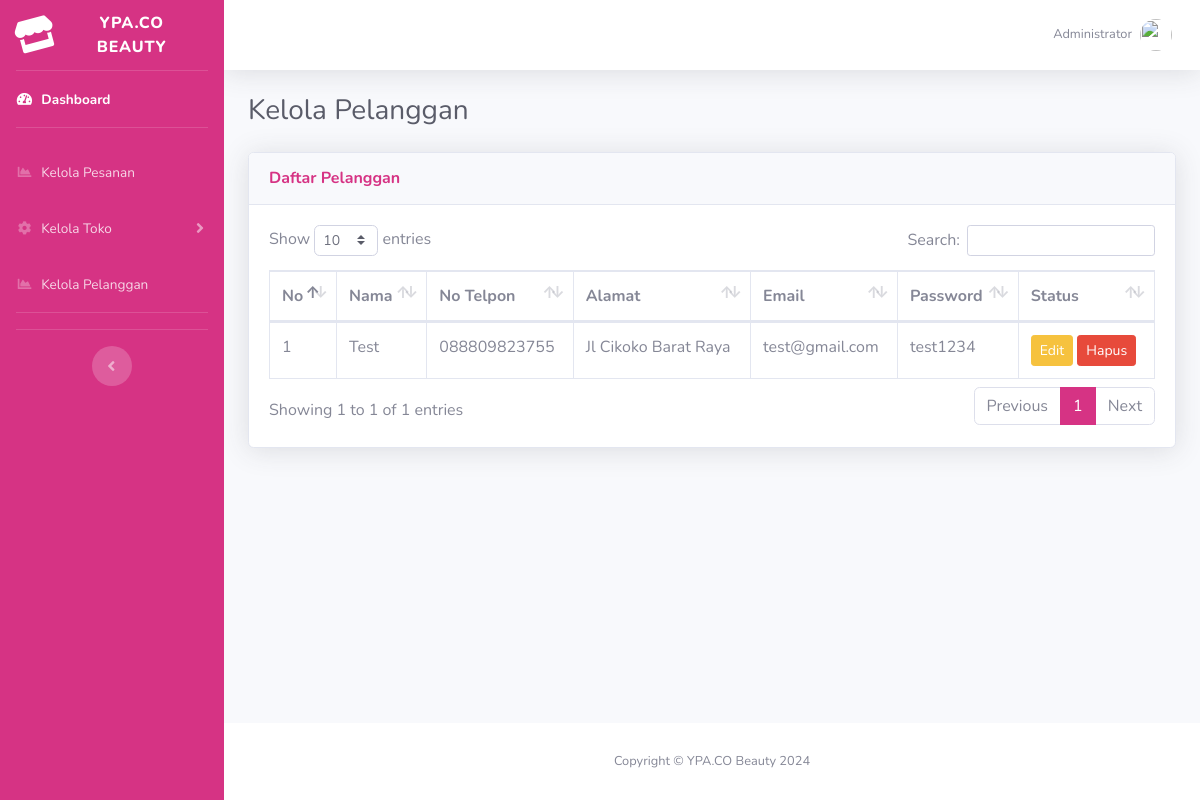
/dashboard/kelola-pelanggan/index.php, run on the app's committed database.
### tables this page shows
CREATE TABLE `tb_users` (
  `id_user` int NOT NULL,
  `nama_lengkap` varchar(50) NOT NULL,
  `email` varchar(30) NOT NULL,
  `password` varchar(40) NOT NULL,
  `no_telp` varchar(20) NOT NULL,
  `alamat` text NOT NULL,
  `role` varchar(10) NOT NULL
);

### dashboard/kelola-pelanggan/index.php (the view, shortened to what this page needs)
<?php
require_once '../../config/koneksi.php';
$query = "SELECT * FROM `tb_users` WHERE `role` != 'admin'";
$result = mysqli_query($koneksi, $query);
$no = 1;
?>
<!DOCTYPE html>
<html lang="en">
<head>
    <?php
    require_once '../../partikel/head-admin.php';
    ?>
</head>
<body id="page-top">
    <div id="wrapper">
        <?php
        require_once '../../partikel/sidebar-admin.php'
        ?>
        <div id="content-wrapper" class="d-flex flex-column">
            <div id="content">
                <?php
                require_once '../../partikel/topbar-admin.php';
                ?>
                <div class="container-fluid">
                    <div class="d-sm-flex align-items-center justify-content-between mb-4">
                        <h1 class="h3 mb-0 text-gray-800">Kelola Pelanggan</h1>
                    </div>
                    <div class="card shadow mb-4">
                        <div class="card-header py-3 d-flex justify-content-between align-items-center">
                            <h6 class="m-0 font-weight-bold text-primary">Daftar Pelanggan</h6>
                        </div>
                        <div class="card-body">
                            <div class="table-responsive">
                                <table class="table table-bordered" id="dataTable" width="100%" cellspacing="0">
                                    <thead>
                                        <tr>
                                            <th>No</th>
                                            <th>Nama</th>
                                            <th>No Telpon</th>
                                            <th>Alamat</th>
                                            <th>Email</th>
                                            <th>Password</th>
                                            <th>Status</th>
                                        </tr>
                                    </thead>
                                    <tbody>
                                        <?php foreach ($result as $data) : ?>
                                            <tr>
                                                <td><?= $no++ ?></td>
                                                <td><?= $data['nama_lengkap'] ?></td>
                                                <td><?= $data['no_telp'] ?></td>
                                                <td><?= $data['alamat'] ?></td>
                                                <td><?= $data['email'] ?></td>
                                                <td><?= $data['password'] ?></td>
                                                <td>
                                                    <button type="button" class="btn btn-warning btn-sm" data-toggle="modal" data-target="#editModal-<?= $data['id_user'] ?>">Edit</button>
                                                    <button type="button" class="btn btn-danger btn-sm" data-toggle="modal" data-target="#deleteModal-<?= $data['id_user'] ?>">Hapus</button>
                                                </td>
                                            </tr>
                                        <?php endforeach; ?>
                                    </tbody>
                                </table>
                            </div>
                        </div>
                    </div>
                </div>
            </div>
            <?php
            require_once '../../partikel/footer-admin.php'
            ?>
        </div>
    </div>
</body>
</html>

### data on the page
tb_users: nama_lengkap "Test", no_telp "088809823755", alamat "Jl Cikoko Barat Raya", email "test@gmail.com", password "test1234"
